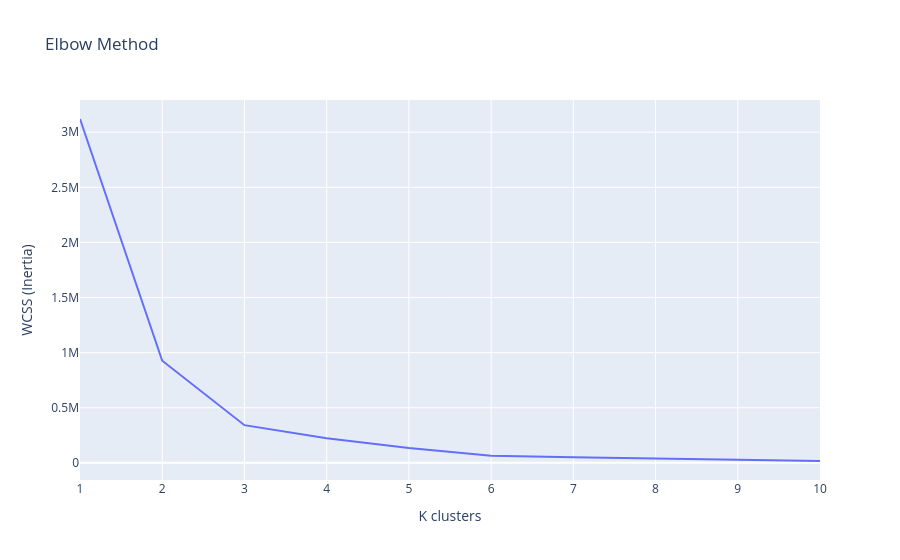

Notebook cell for this chart:
### Code cell
# Elbow Method
# Lista para armazenar os valores de inércia (WCSS)
wcss = []

# Testamos o K de 1 a 10
for i in range(1, 11):
    # n_init="auto" é o padrão para evitar avisos em versões novas
    kmeans = KMeans(n_clusters=i, init='k-means++', random_state=42, n_init="auto")
    kmeans.fit(X)
    wcss.append(kmeans.inertia_)

# Plotando o gráfico
pltdf = pd.DataFrame({'K clusters': range(1,11), 'WCSS (Inertia)': wcss})
px.line(pltdf, x='K clusters', y='WCSS (Inertia)', title='Elbow Method')

### Figure 1 — Plotly figure (JSON) as saved in the notebook; plotly's stock layout.template omitted (floating-point values rounded to 4 significant figures)
{"data": [{"hovertemplate": "K clusters=%{x}<br>WCSS (Inertia)=%{y}<extra></extra>", "legendgroup": "", "line": {"color": "#636efa", "dash": "solid"}, "marker": {"symbol": "circle"}, "mode": "lines", "name": "", "orientation": "v", "showlegend": false, "type": "scatter", "x": [1, 2, 3, 4, 5, 6, 7, 8, 9, 10], "xaxis": "x", "y": [3120000.0, 926200.0, 341600.0, 222600.0, 134200.0, 64120.0, 51070.0, 37380.0, 24390.0, 16480.0], "yaxis": "y"}], "layout": {"legend": {"tracegroupgap": 0}, "title": {"text": "Elbow Method"}, "xaxis": {"anchor": "y", "domain": [0, 1], "title": {"text": "K clusters"}}, "yaxis": {"anchor": "x", "domain": [0, 1], "title": {"text": "WCSS (Inertia)"}}}}
